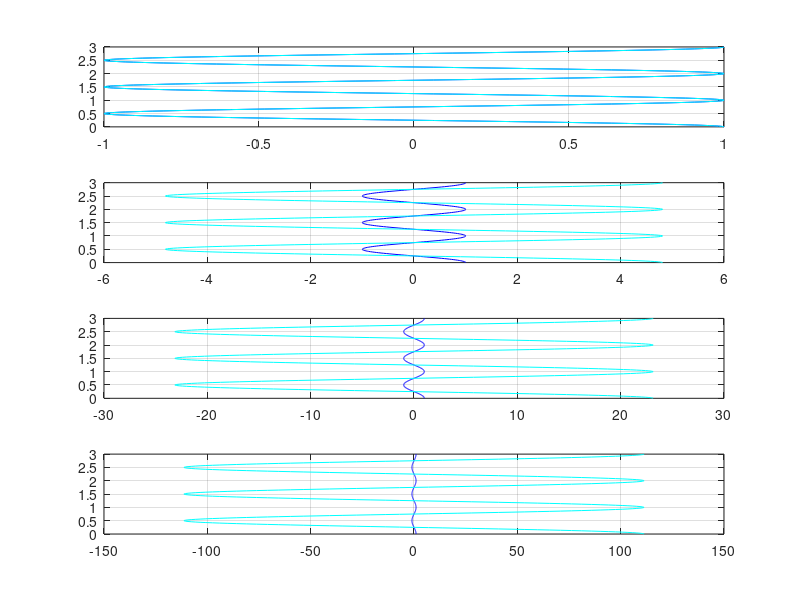

Source code (MATLAB):
x = 0:0.0100:3;               % Domain
y = exp(j*2*pi*1*x);              % Reference Signal
y1 = exp(j*2*pi*1*x);            % Reflected Signal, phase 0
y2 = exp(j*2*pi*1*x+pi/2);            % Reflected Signal, phase π/2
y3 = exp(j*2*pi*1*x+pi);            % Reflected Signal, phase π 
y4 = exp(j*2*pi*1*x+3*pi/2);            % Reflected Signal, phase 3π/2
%%%%%%%%  ↓Plots↓   %%%%%%%%

subplot(411), plot(y,x,"b",y1,x,"c");
grid
subplot(412), plot(y,x,"b",y2,x,"c");
grid
subplot(413), plot(y,x,"b",y3,x,"c");
grid
subplot(414), plot(y,x,"b",y4,x,"c");
grid
%% Per subplot: 1. reference, 2. reflected, 3. addition%%
%% In this order!!! %%%%